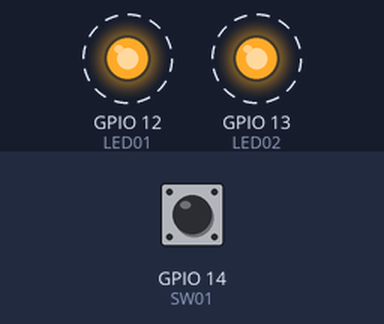
Bench run of a sketch on a simulated ESP32. Shown: output pins drawn as LEDs (lit = HIGH). Dashed ring = blinking. The inputs (shaded band) are chosen by the test bench; at power-on: GPIO 14 (SW01) LOW.

Above: at 0.08 s.
Timing chart, 0 to 3.0 s (numbered marks = the images above):
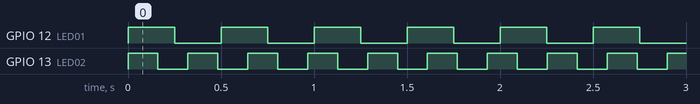

Measured:
- by itself, GPIO 12 (LED01): alternates HIGH for 0.25 s and LOW for 0.25 s
- by itself, GPIO 13 (LED02): alternates HIGH for 0.16 s and LOW for 0.16 s

The sketch:

EJERCICIO1_3.ino
```cpp
// Solo se utiliza el core 1
#if CONFIG_FREERTOS_UNICORE
static const BaseType_t app_cpu = 0;
#else
static const BaseType_t app_cpu = 1;
#endif

//Pins
static const int LED01 = 12;
static const int LED02 = 13;

int status = 0;
static const int  SW01  = 14;


//Tarea 01
void toggleLED_1(void *parameter) {
  while(1) {
    status = digitalRead(SW01);
    if(status == HIGH)
    {
      digitalWrite(LED01, HIGH);
      vTaskDelay(500 / portTICK_PERIOD_MS);
      digitalWrite(LED01, LOW);
      vTaskDelay(500 / portTICK_PERIOD_MS);
    }
    else
    {
      digitalWrite(LED01, HIGH);
      vTaskDelay(250 / portTICK_PERIOD_MS);
      digitalWrite(LED01, LOW);
      vTaskDelay(250 / portTICK_PERIOD_MS);
    }

  }
}
void toggleLED_2(void *parameter) {
  while(1) {
    status = digitalRead(SW01);
    if(status == HIGH)
    {
      digitalWrite(LED02, HIGH);
      vTaskDelay(250 / portTICK_PERIOD_MS);
      digitalWrite(LED02, LOW);
      vTaskDelay(250 / portTICK_PERIOD_MS);

    }
    else
    {
      digitalWrite(LED02, HIGH);
      vTaskDelay(161.5 / portTICK_PERIOD_MS);
      digitalWrite(LED02, LOW);
      vTaskDelay(161.5 / portTICK_PERIOD_MS);
    }
  }
}

void setup() {
  pinMode(LED01, OUTPUT);
  pinMode(LED02, OUTPUT);
  pinMode(SW01, INPUT);
    xTaskCreatePinnedToCore (
            toggleLED_1,    // Funcion que se manda a llamar
            "Toggle 01",    // El nombre de la tarea
            1024,           // Stack size
            NULL,           //
            2,              // Prioridades
            NULL,           //
            app_cpu);       //Core
  // put your setup code here, to run once:
    xTaskCreatePinnedToCore (
            toggleLED_2,    // Funcion que se manda a llamar
            "Toggle 02",    // El nombre de la tarea
            1024,           // Stack size
            NULL,           //
            1,              // Prioridades
            NULL,           //
            app_cpu);       //Core

}

void loop() {
  // put your main code here, to run repeatedly:

}
```
